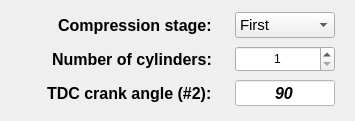
     <widget class="QWidget" name="gridLayoutWidget_2">
      <property name="geometry">
       <rect>
        <x>68</x>
        <y>18</y>
        <width>355</width>
        <height>121</height>
       </rect>
      </property>
      <layout class="QGridLayout" name="gridLayout_2">
       <item row="1" column="0">
        <widget class="QLineEdit" name="lineEdit_id_labels_5">
         <property name="enabled">
          <bool>false</bool>
         </property>
         <property name="minimumSize">
          <size>
           <width>200</width>
           <height>28</height>
          </size>
         </property>
         <property name="maximumSize">
          <size>
           <width>200</width>
           <height>28</height>
          </size>
         </property>
         <property name="palette">
          <palette>
           <active>
            <colorrole role="WindowText">
             <brush brushstyle="SolidPattern">
              <color alpha="255">
               <red>0</red>
               <green>0</green>
               <blue>0</blue>
              </color>
             </brush>
            </colorrole>
            <colorrole role="Dark">
             <brush brushstyle="SolidPattern">
              <color alpha="255">
               <red>0</red>
               <green>0</green>
               <blue>0</blue>
              </color>
             </brush>
            </colorrole>
            <colorrole role="Text">
             <brush brushstyle="SolidPattern">
              <color alpha="255">
               <red>0</red>
               <green>0</green>
               <blue>0</blue>
              </color>
             </brush>
            </colorrole>
            <colorrole role="ButtonText">
             <brush brushstyle="SolidPattern">
              <color alpha="255">
               <red>0</red>
               <green>0</green>
               <blue>0</blue>
              </color>
             </brush>
            </colorrole>
           </active>
           <inactive>
            <colorrole role="WindowText">
             <brush brushstyle="SolidPattern">
              <color alpha="255">
               <red>0</red>
               <green>0</green>
               <blue>0</blue>
              </color>
             </brush>
            </colorrole>
            <colorrole role="Dark">
             <brush brushstyle="SolidPattern">
              <color alpha="255">
               <red>0</red>
               <green>0</green>
               <blue>0</blue>
              </color>
             </brush>
            </colorrole>
            <colorrole role="Text">
             <brush brushstyle="SolidPattern">
              <color alpha="255">
               <red>0</red>
               <green>0</green>
               <blue>0</blue>
              </color>
             </brush>
            </colorrole>
            <colorrole role="ButtonText">
             <brush brushstyle="SolidPattern">
              <color alpha="255">
               <red>0</red>
               <green>0</green>
               <blue>0</blue>
              </color>
             </brush>
            </colorrole>
           </inactive>
           <disabled>
            <colorrole role="WindowText">
             <brush brushstyle="SolidPattern">
              <color alpha="255">
               <red>0</red>
               <green>0</green>
               <blue>0</blue>
              </color>
             </brush>
            </colorrole>
            <colorrole role="Dark">
             <brush brushstyle="SolidPattern">
              <color alpha="255">
               <red>0</red>
               <green>0</green>
               <blue>0</blue>
              </color>
             </brush>
            </colorrole>
            <colorrole role="Text">
             <brush brushstyle="SolidPattern">
              <color alpha="255">
               <red>0</red>
               <green>0</green>
               <blue>0</blue>
              </color>
             </brush>
            </colorrole>
            <colorrole role="ButtonText">
             <brush brushstyle="SolidPattern">
              <color alpha="255">
               <red>0</red>
               <green>0</green>
               <blue>0</blue>
              </color>
             </brush>
            </colorrole>
           </disabled>
          </palette>
         </property>
         <property name="font">
          <font>
           <family>Arial</family>
           <pointsize>12</pointsize>
           <weight>75</weight>
           <italic>false</italic>
           <bold>true</bold>
          </font>
         </property>
         <property name="focusPolicy">
          <enum>Qt::ClickFocus</enum>
         </property>
         <property name="autoFillBackground">
          <bool>false</bool>
         </property>
         <property name="text">
          <string>Number of cylinders: </string>
         </property>
         <property name="frame">
          <bool>false</bool>
         </property>
         <property name="alignment">
          <set>Qt::AlignRight|Qt::AlignTrailing|Qt::AlignVCenter</set>
         </property>
        </widget>
       </item>
       <item row="2" column="1">
        <widget class="QLineEdit" name="lineEdit_TDC_crank_angle_2">
         <property name="enabled">
          <bool>false</bool>
         </property>
         <property name="minimumSize">
          <size>
           <width>100</width>
           <height>26</height>
          </size>
         </property>
         <property name="maximumSize">
          <size>
           <width>100</width>
           <height>26</height>
          </size>
         </property>
         <property name="font">
          <font>
           <family>Arial</family>
           <pointsize>12</pointsize>
           <weight>75</weight>
           <italic>true</italic>
           <bold>true</bold>
          </font>
         </property>
         <property name="focusPolicy">
          <enum>Qt::ClickFocus</enum>
         </property>
         <property name="styleSheet">
          <string notr="true">color: rgb(0, 0, 0);
background-color: rgb(255, 255, 255);</string>
         </property>
         <property name="text">
          <string>90</string>
         </property>
         <property name="alignment">
          <set>Qt::AlignCenter</set>
         </property>
        </widget>
       </item>
       <item row="2" column="0">
        <widget class="QLineEdit" name="lineEdit_id_labels_6">
         <property name="enabled">
          <bool>false</bool>
         </property>
         <property name="minimumSize">
          <size>
           <width>200</width>
           <height>28</height>
          </size>
         </property>
         <property name="maximumSize">
          <size>
           <width>200</width>
           <height>28</height>
          </size>
         </property>
         <property name="palette">
          <palette>
           <active>
            <colorrole role="WindowText">
             <brush brushstyle="SolidPattern">
              <color alpha="255">
               <red>0</red>
               <green>0</green>
               <blue>0</blue>
              </color>
             </brush>
            </colorrole>
            <colorrole role="Dark">
             <brush brushstyle="SolidPattern">
              <color alpha="255">
               <red>0</red>
               <green>0</green>
               <blue>0</blue>
              </color>
             </brush>
            </colorrole>
            <colorrole role="Text">
             <brush brushstyle="SolidPattern">
              <color alpha="255">
               <red>0</red>
               <green>0</green>
               <blue>0</blue>
              </color>
             </brush>
            </colorrole>
            <colorrole role="ButtonText">
             <brush brushstyle="SolidPattern">
              <color alpha="255">
               <red>0</red>
               <green>0</green>
               <blue>0</blue>
              </color>
             </brush>
            </colorrole>
           </active>
           <inactive>
            <colorrole role="WindowText">
             <brush brushstyle="SolidPattern">
              <color alpha="255">
               <red>0</red>
               <green>0</green>
               <blue>0</blue>
              </color>
             </brush>
            </colorrole>
            <colorrole role="Dark">
             <brush brushstyle="SolidPattern">
              <color alpha="255">
               <red>0</red>
               <green>0</green>
               <blue>0</blue>
              </color>
             </brush>
            </colorrole>
            <colorrole role="Text">
             <brush brushstyle="SolidPattern">
              <color alpha="255">
               <red>0</red>
               <green>0</green>
               <blue>0</blue>
              </color>
             </brush>
            </colorrole>
            <colorrole role="ButtonText">
             <brush brushstyle="SolidPattern">
              <color alpha="255">
               <red>0</red>
               <green>0</green>
               <blue>0</blue>
              </color>
             </brush>
            </colorrole>
           </inactive>
           <disabled>
            <colorrole role="WindowText">
             <brush brushstyle="SolidPattern">
              <color alpha="255">
               <red>0</red>
               <green>0</green>
               <blue>0</blue>
              </color>
             </brush>
            </colorrole>
            <colorrole role="Dark">
             <brush brushstyle="SolidPattern">
              <color alpha="255">
               <red>0</red>
               <green>0</green>
               <blue>0</blue>
              </color>
             </brush>
            </colorrole>
            <colorrole role="Text">
             <brush brushstyle="SolidPattern">
              <color alpha="255">
               <red>0</red>
               <green>0</green>
               <blue>0</blue>
              </color>
             </brush>
            </colorrole>
            <colorrole role="ButtonText">
             <brush brushstyle="SolidPattern">
              <color alpha="255">
               <red>0</red>
               <green>0</green>
               <blue>0</blue>
              </color>
             </brush>
            </colorrole>
           </disabled>
          </palette>
         </property>
         <property name="font">
          <font>
           <family>Arial</family>
           <pointsize>12</pointsize>
           <weight>75</weight>
           <italic>false</italic>
           <bold>true</bold>
          </font>
         </property>
         <property name="focusPolicy">
          <enum>Qt::ClickFocus</enum>
         </property>
         <property name="autoFillBackground">
          <bool>false</bool>
         </property>
         <property name="text">
          <string>TDC crank angle (#2): </string>
         </property>
         <property name="frame">
          <bool>false</bool>
         </property>
         <property name="alignment">
          <set>Qt::AlignRight|Qt::AlignTrailing|Qt::AlignVCenter</set>
         </property>
        </widget>
       </item>
       <item row="1" column="1">
        <widget class="QSpinBox" name="spinBox_number_of_cylinders">
         <property name="minimumSize">
          <size>
           <width>100</width>
           <height>26</height>
          </size>
         </property>
         <property name="maximumSize">
          <size>
           <width>100</width>
           <height>26</height>
          </size>
         </property>
         <property name="alignment">
          <set>Qt::AlignCenter</set>
         </property>
         <property name="minimum">
          <number>1</number>
         </property>
         <property name="maximum">
          <number>2</number>
         </property>
         <property name="singleStep">
          <number>1</number>
         </property>
         <property name="value">
          <number>1</number>
         </property>
        </widget>
       </item>
       <item row="0" column="0">
        <widget class="QLineEdit" name="lineEdit_id_labels_4">
         <property name="enabled">
          <bool>false</bool>
         </property>
         <property name="minimumSize">
          <size>
           <width>200</width>
           <height>28</height>
          </size>
         </property>
         <property name="maximumSize">
          <size>
           <width>200</width>
           <height>28</height>
          </size>
         </property>
         <property name="palette">
          <palette>
           <active>
            <colorrole role="WindowText">
             <brush brushstyle="SolidPattern">
              <color alpha="255">
               <red>0</red>
               <green>0</green>
               <blue>0</blue>
              </color>
             </brush>
            </colorrole>
            <colorrole role="Dark">
             <brush brushstyle="SolidPattern">
              <color alpha="255">
               <red>0</red>
               <green>0</green>
               <blue>0</blue>
              </color>
             </brush>
            </colorrole>
            <colorrole role="Text">
             <brush brushstyle="SolidPattern">
              <color alpha="255">
               <red>0</red>
               <green>0</green>
               <blue>0</blue>
              </color>
             </brush>
            </colorrole>
            <colorrole role="ButtonText">
             <brush brushstyle="SolidPattern">
              <color alpha="255">
               <red>0</red>
               <green>0</green>
               <blue>0</blue>
              </color>
             </brush>
            </colorrole>
           </active>
           <inactive>
            <colorrole role="WindowText">
             <brush brushstyle="SolidPattern">
              <color alpha="255">
               <red>0</red>
               <green>0</green>
               <blue>0</blue>
              </color>
             </brush>
            </colorrole>
            <colorrole role="Dark">
             <brush brushstyle="SolidPattern">
              <color alpha="255">
               <red>0</red>
               <green>0</green>
               <blue>0</blue>
              </color>
             </brush>
            </colorrole>
            <colorrole role="Text">
             <brush brushstyle="SolidPattern">
              <color alpha="255">
               <red>0</red>
               <green>0</green>
               <blue>0</blue>
              </color>
             </brush>
            </colorrole>
            <colorrole role="ButtonText">
             <brush brushstyle="SolidPattern">
              <color alpha="255">
               <red>0</red>
               <green>0</green>
               <blue>0</blue>
              </color>
             </brush>
            </colorrole>
           </inactive>
           <disabled>
            <colorrole role="WindowText">
             <brush brushstyle="SolidPattern">
              <color alpha="255">
               <red>0</red>
               <green>0</green>
               <blue>0</blue>
              </color>
             </brush>
            </colorrole>
            <colorrole role="Dark">
             <brush brushstyle="SolidPattern">
              <color alpha="255">
               <red>0</red>
               <green>0</green>
               <blue>0</blue>
              </color>
             </brush>
            </colorrole>
            <colorrole role="Text">
             <brush brushstyle="SolidPattern">
              <color alpha="255">
               <red>0</red>
               <green>0</green>
               <blue>0</blue>
              </color>
             </brush>
            </colorrole>
            <colorrole role="ButtonText">
             <brush brushstyle="SolidPattern">
              <color alpha="255">
               <red>0</red>
               <green>0</green>
               <blue>0</blue>
              </color>
             </brush>
            </colorrole>
           </disabled>
          </palette>
         </property>
         <property name="font">
          <font>
           <family>Arial</family>
           <pointsize>12</pointsize>
           <weight>75</weight>
           <italic>false</italic>
           <bold>true</bold>
          </font>
         </property>
         <property name="focusPolicy">
          <enum>Qt::ClickFocus</enum>
         </property>
         <property name="autoFillBackground">
          <bool>false</bool>
         </property>
         <property name="text">
          <string>Compression stage: </string>
         </property>
         <property name="frame">
          <bool>false</bool>
         </property>
         <property name="alignment">
          <set>Qt::AlignRight|Qt::AlignTrailing|Qt::AlignVCenter</set>
         </property>
        </widget>
       </item>
       <item row="0" column="1">
        <widget class="QComboBox" name="comboBox_stage">
         <property name="minimumSize">
          <size>
           <width>100</width>
           <height>26</height>
          </size>
         </property>
         <property name="maximumSize">
          <size>
           <width>100</width>
           <height>26</height>
          </size>
         </property>
         <property name="font">
          <font>
           <pointsize>11</pointsize>
          </font>
         </property>
         <item>
          <property name="text">
           <string>First</string>
          </property>
         </item>
         <item>
          <property name="text">
           <string>Second</string>
          </property>
         </item>
         <item>
          <property name="text">
           <string>Third</string>
          </property>
         </item>
        </widget>
       </item>
      </layout>
     </widget>
